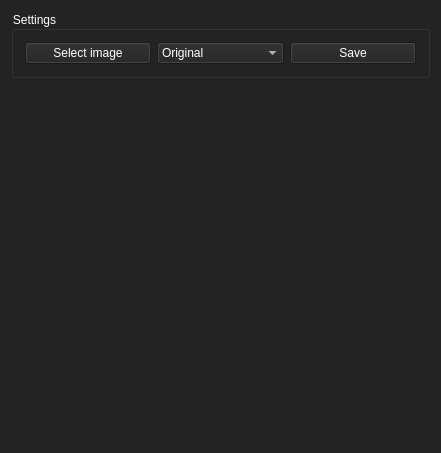
<?xml version="1.0" encoding="UTF-8"?>
<ui version="4.0">
 <class>MainWindow</class>
 <widget class="QMainWindow" name="MainWindow">
  <property name="geometry">
   <rect>
    <x>0</x>
    <y>0</y>
    <width>441</width>
    <height>453</height>
   </rect>
  </property>
  <property name="windowTitle">
   <string>Edge detection</string>
  </property>
  <property name="autoFillBackground">
   <bool>false</bool>
  </property>
  <property name="styleSheet">
   <string notr="true"/>
  </property>
  <widget class="QWidget" name="centralWidget">
   <property name="styleSheet">
    <string notr="true">background-color: #232323; color: white</string>
   </property>
   <layout class="QVBoxLayout" name="verticalLayout">
    <item>
     <widget class="QGroupBox" name="groupBox">
      <property name="title">
       <string>Settings</string>
      </property>
      <layout class="QHBoxLayout" name="horizontalLayout_2">
       <item>
        <widget class="QPushButton" name="pushButton">
         <property name="text">
          <string>Select image</string>
         </property>
        </widget>
       </item>
       <item>
        <widget class="QComboBox" name="comboBox">
         <property name="layoutDirection">
          <enum>Qt::LeftToRight</enum>
         </property>
         <property name="currentText">
          <string>Original</string>
         </property>
         <property name="currentIndex">
          <number>0</number>
         </property>
         <item>
          <property name="text">
           <string>Original</string>
          </property>
         </item>
         <item>
          <property name="text">
           <string>Canny</string>
          </property>
         </item>
         <item>
          <property name="text">
           <string>Sobel</string>
          </property>
         </item>
         <item>
          <property name="text">
           <string>Prewitt</string>
          </property>
         </item>
         <item>
          <property name="text">
           <string>Roberts</string>
          </property>
         </item>
         <item>
          <property name="text">
           <string>Scharr</string>
          </property>
         </item>
         <item>
          <property name="text">
           <string>REF-edges</string>
          </property>
         </item>
        </widget>
       </item>
       <item>
        <widget class="QPushButton" name="pushButton_2">
         <property name="text">
          <string>Save</string>
         </property>
        </widget>
       </item>
      </layout>
     </widget>
    </item>
    <item>
     <widget class="QGraphicsView" name="image">
      <property name="styleSheet">
       <string notr="true">border-style: solid; border-width: 0</string>
      </property>
     </widget>
    </item>
   </layout>
  </widget>
 </widget>
 <layoutdefault spacing="6" margin="11"/>
 <resources/>
 <connections/>
</ui>
